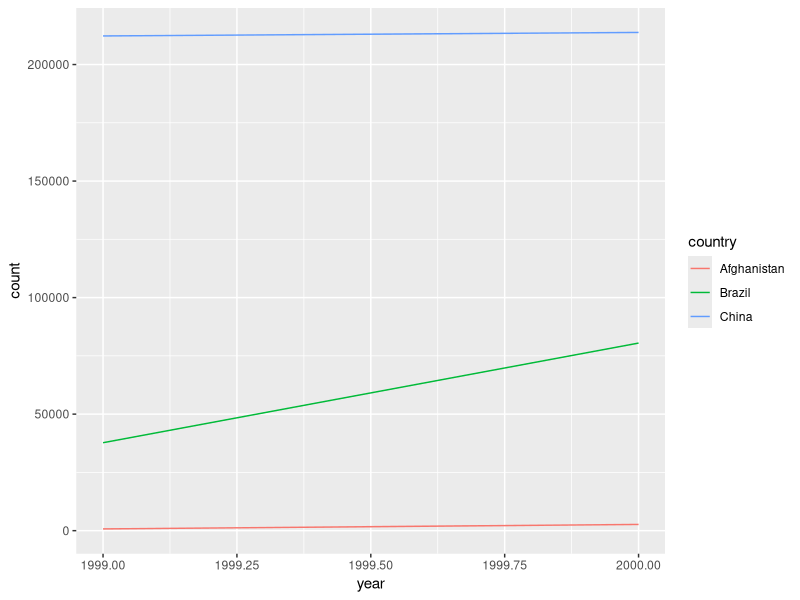
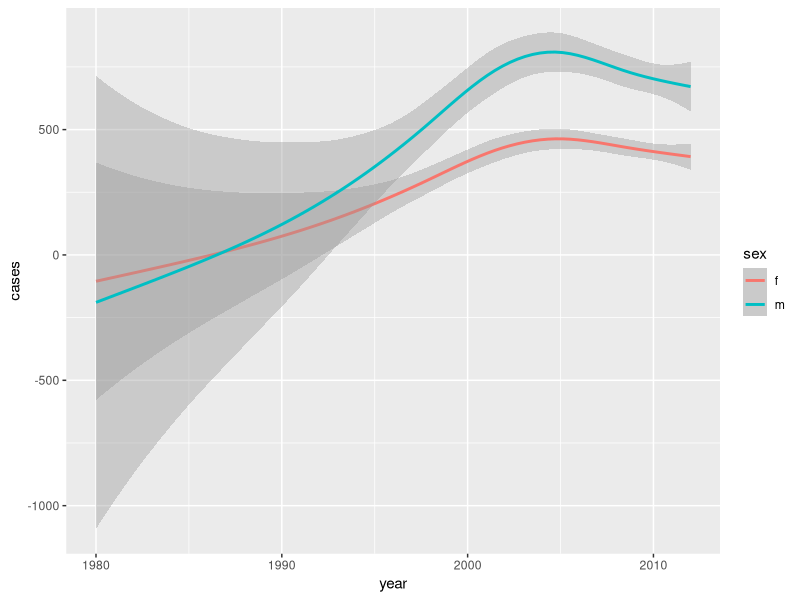

These charts were generated, in order, by the following R code:
## ---- chunk 1
knitr::opts_chunk$set(echo = TRUE)
library(tidyverse)
library(ggplot2)
## ---- chunk 2

 filter(table2, type == "cases") 
 filter(table2, type == "population") 
## ---- chunk 3
cases <- select (table4a, '1999', '2000')
population <- select(table4b, '1999', '2000')
rates <- (cases/population)*(10000)
rate <- tibble (rates)

new <- tibble(
  country = table4a$country,
  '1999' = rates$'1999',
  '2000' = rates$'2000'
      )

print(new)
## ---- chunk 4
table2 %>%
  filter(type == "cases") %>%
  ggplot(aes(year, count)) +
  geom_line(aes(group = country, color = country))
  
## ---- chunk 5
stocks <- tibble(
  year   = c(2015, 2015, 2016, 2016),
  half  = c(   1,    2,     1,    2),
  return = c(1.88, 0.59, 0.92, 0.17)
)

stocks %>% 
  pivot_wider(names_from = year, values_from = return) 
## ---- chunk 6
stocks <- tibble(
  year   = c(2015, 2015, 2016, 2016),
  half  = c(   1,    2,     1,    2),
  return = c(1.88, 0.59, 0.92, 0.17)
)

stocks %>% 
  pivot_wider(names_from = year, values_from = return) %>% 
  pivot_longer(`2015`:`2016`, names_to = "year", values_to = "return")
## ---- chunk 7
##table4a %>% 
  ##pivot_longer(c(1999, 2000), names_to = "year", values_to = "cases")
#> Error: Can't subset columns that don't exist.
#> ✖ The locations 1999 and 2000 don't exist.
#> ℹ There are only 3 columns.
## ---- chunk 8
people <- tribble(
  ~name,             ~names,  ~values,
  #-----------------|--------|------
  "Phillip Woods",   "age",       45,
  "Phillip Woods",   "height",   186,
  "Phillip Woods",   "age",       50,
  "Jessica Cordero", "age",       37,
  "Jessica Cordero", "height",   156
  

)%>%
pivot_wider(names_from= names, values_from= values)
print(people)
## ---- chunk 9
preg <- tribble(
  ~pregnant, ~male, ~female,
  "yes",     NA,    10,
  "no",      20,    12
)%>% print() %>%
  pivot_longer(c('male', 'female'), names_to = "gender", values_to = "count")
print(preg)
## ---- chunk 10
tibble(x = c("a,b,c", "d,e,f,g", "h,i,j")) %>% 
  separate(x, c("one", "two", "three"), extra = "warn")

tibble(x = c("a,b,c", "d,e", "f,g,i")) %>% 
  separate(x, c("one", "two", "three"), fill = "right")
## ---- chunk 11
table5 %>% 
  unite(new, century, year, remove = FALSE)

table3 %>% 
  separate(rate, into = c("cases", "population"), remove=FALSE)
## ---- chunk 12
who1 <- who %>% 
  pivot_longer(
    cols = new_sp_m014:newrel_f65, 
    names_to = "key", 
    values_to = "cases", 
    values_drop_na = TRUE
  )
who2 <- who1 %>% 
  mutate(names_from = stringr::str_replace(key, "newrel", "new_rel"))
who3 <- who2 %>% 
  separate(key, c("new", "type", "sexage"), sep = "_")
who3 %>% 
  count(new)
who4 <- who3 %>% 
  select(-new, -iso2, -iso3)
who5 <- who4 %>% 
  separate(sexage, c("sex", "age"), sep = 1)

who5 %>%
  ggplot(
    aes(x = year, y = cases, color = sex)
    ) + 
   geom_smooth()

